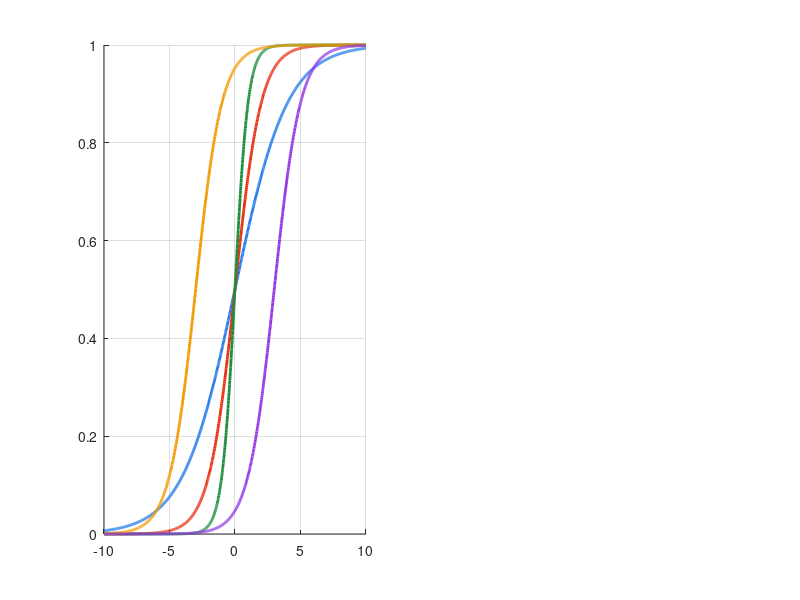

Write the MATLAB code that produced this figure. (Note: this script raises an error after producing the figure.)
%% =====================================================================
%  Набір сігмоїдних функцій нечіткої логіки
%  1) Основна одностороння (відкрита зліва / справа)
%  2) Додаткова двостороння (симетрична)
%  3) Додаткова несиметрична
%  =====================================================================
%  MATLAB Fuzzy Logic Toolbox: sigmf, smf, zmf, trapmf, pimf, dsigmf, psigmf
%  =====================================================================

clc; clear; close all;

x = linspace(-10, 10, 1000);   % загальна вісь аргументу

%% ─────────────────────────────────────────────────────────────────────
%  РИСУНОК 1 — Основна одностороння сігмоїда
%  sigmf(x, [a c]):  f(x) = 1 / (1 + exp(-a*(x-c)))
%  a > 0 → відкрита справа (зростаюча)
%  a < 0 → відкрита зліва  (спадаюча)
%% ─────────────────────────────────────────────────────────────────────
figure('Name','Одностороння сігмоїда','Color','white', ...
       'Position',[60 400 820 460]);

% --- відкрита СПРАВА (зростаюча) ---
subplot(1,2,1); hold on; grid on;
params_r = {[0.5, 0], [1.0, 0], [2.0, 0], [1.0, -3], [1.0, 3]};
labels_r = {'a=0.5, c=0','a=1.0, c=0','a=2.0, c=0', ...
            'a=1.0, c=-3','a=1.0, c=3'};
colors6 = {'#1a73e8','#e8290b','#1e8e3e','#f29900','#9334e6'};
for i = 1:numel(params_r)
    y = sigmf(x, params_r{i});
    plot(x, y, 'LineWidth', 2, 'Color', colors6{i}, ...
         'DisplayName', labels_r{i});
end
yline(0.5,'--k','LineWidth',0.8,'HandleVisibility','off');
xlabel('x'); ylabel('f(x)');
title('Відкрита справа  (a > 0)','FontWeight','normal');
legend('Location','southeast','FontSize',8);
ylim([-0.05, 1.05]); hold off;

% --- відкрита ЗЛІВА (спадаюча) ---
subplot(1,2,2); hold on; grid on;
params_l = {[-0.5, 0], [-1.0, 0], [-2.0, 0], [-1.0, -3], [-1.0, 3]};
labels_l = {'a=-0.5, c=0','a=-1.0, c=0','a=-2.0, c=0', ...
            'a=-1.0, c=-3','a=-1.0, c=3'};
for i = 1:numel(params_l)
    y = sigmf(x, params_l{i});
    plot(x, y, 'LineWidth', 2, 'Color', colors6{i}, ...
         'DisplayName', labels_l{i});
end
yline(0.5,'--k','LineWidth',0.8,'HandleVisibility','off');
xlabel('x'); ylabel('f(x)');
title('Відкрита зліва  (a < 0)','FontWeight','normal');
legend('Location','southwest','FontSize',8);
ylim([-0.05, 1.05]); hold off;

sgtitle('Основна одностороння сігмоїдна функція  —  sigmf(x,[a c])', ...
        'FontSize',12,'FontWeight','bold');

%% ─────────────────────────────────────────────────────────────────────
%  РИСУНОК 2 — Додаткова двостороння (симетрична) сігмоїда
%  Варіант A:  dsigmf — різниця двох sigmf
%              f = sigmf(x,[a1 c1]) - sigmf(x,[a2 c2])
%  Варіант B:  pimf  — π-функція (плавний трапецієподібний горб)
%  Варіант C:  smf / zmf — S-функція та Z-функція (пара)
%% ─────────────────────────────────────────────────────────────────────
figure('Name','Двостороння сігмоїда','Color','white', ...
       'Position',[60 -60 1100 440]);

% --- A: dsigmf ---
subplot(1,3,1); hold on; grid on;
combos = {[5,-4, 5, 4], [2,-5, 2, 5], [1,-3, 1, 3], [3,-2, 3, 2]};
lbls   = {'a=5,c=±4','a=2,c=±5','a=1,c=±3','a=3,c=±2'};
for i = 1:numel(combos)
    p = combos{i};
    y = dsigmf(x, p);
    plot(x, y, 'LineWidth', 2, 'Color', colors6{i}, ...
         'DisplayName', lbls{i});
end
xlabel('x'); ylabel('f(x)');
title('dsigmf — різниця сігмоїд','FontWeight','normal');
legend('Location','north','FontSize',8);
ylim([-0.1, 1.1]); hold off;

% --- B: pimf (π-функція) ---
subplot(1,3,2); hold on; grid on;
pi_params = {[-8,-3, 3, 8], [-6,-2, 2, 6], [-4,-1, 1, 4], [-3, 0, 2, 5]};
pi_lbls   = {'[-8,-3,3,8]','[-6,-2,2,6]','[-4,-1,1,4]','[-3,0,2,5]'};
for i = 1:numel(pi_params)
    y = pimf(x, pi_params{i});
    plot(x, y, 'LineWidth', 2, 'Color', colors6{i}, ...
         'DisplayName', pi_lbls{i});
end
xlabel('x'); ylabel('f(x)');
title('pimf — π-функція','FontWeight','normal');
legend('Location','north','FontSize',8);
ylim([-0.1, 1.1]); hold off;

% --- C: smf + zmf ---
subplot(1,3,3); hold on; grid on;
smf_params = {[-6,-2], [-5,-1], [-4, 0]};
zmf_params = {[ 2,  6], [ 1,  5], [ 0,  4]};
sm_lbls = {'smf [-6,-2]','smf [-5,-1]','smf [-4,0]'};
zm_lbls = {'zmf [2,6]',  'zmf [1,5]',  'zmf [0,4]'};
cs = {'#1a73e8','#e8290b','#1e8e3e'};
for i = 1:3
    plot(x, smf(x, smf_params{i}), '-',  'LineWidth',2,'Color',cs{i}, ...
         'DisplayName', sm_lbls{i});
    plot(x, zmf(x, zmf_params{i}), '--', 'LineWidth',2,'Color',cs{i}, ...
         'DisplayName', zm_lbls{i});
end
xlabel('x'); ylabel('f(x)');
title('smf (−−) і zmf (- -) як пара','FontWeight','normal');
legend('Location','east','FontSize',7.5);
ylim([-0.1, 1.1]); hold off;

sgtitle('Додаткова двостороння сігмоїдна функція', ...
        'FontSize',12,'FontWeight','bold');

%% ─────────────────────────────────────────────────────────────────────
%  РИСУНОК 3 — Додаткова несиметрична сігмоїда
%  Варіант A:  psigmf — добуток двох sigmf (несиметричне плато)
%  Варіант B:  trapmf з сігмоїдними схилами (через smf+zmf)
%  Варіант C:  Загострена несиметрична: різні a1 ≠ a2 у dsigmf
%% ─────────────────────────────────────────────────────────────────────
figure('Name','Несиметрична сігмоїда','Color','white', ...
       'Position',[960 400 1100 440]);

% --- A: psigmf (добуток) ---
subplot(1,3,1); hold on; grid on;
ps_combos = {[2,-4, -3, 4],  ...  % різні a → несиметрія
             [5,-3, -1, 2],  ...
             [1,-5, -2, 6],  ...
             [3,-2, -0.5, 4]};
ps_lbls = {'[2,-4,-3,4]','[5,-3,-1,2]','[1,-5,-2,6]','[3,-2,-0.5,4]'};
for i = 1:numel(ps_combos)
    y = psigmf(x, ps_combos{i});
    plot(x, y, 'LineWidth', 2, 'Color', colors6{i}, ...
         'DisplayName', ps_lbls{i});
end
xlabel('x'); ylabel('f(x)');
title('psigmf — добуток сігмоїд','FontWeight','normal');
legend('Location','north','FontSize',8);
ylim([-0.1, 1.1]); hold off;

% --- B: smf + zmf з різними крутизнами ---
subplot(1,3,2); hold on; grid on;
% Ліво-права пара з різними "шириною" підйому/спуску
asym_params = {[-8, -1,  2,  5], ...  % повільний підйом, швидкий спуск
               [-5, -2,  1,  3], ...
               [-6,  0,  3,  4], ...
               [-4, -3,  2,  8]};     % швидкий підйом, повільний спуск
asym_lbls = {'повіл. ↑, швид. ↓','середній','середній 2','швид. ↑, повіл. ↓'};
for i = 1:numel(asym_params)
    p  = asym_params{i};
    ys = smf(x, p(1:2));
    yz = zmf(x, p(3:4));
    y  = min(ys, yz);          % перетин smf і zmf = трапеція
    plot(x, y, 'LineWidth', 2, 'Color', colors6{i}, ...
         'DisplayName', asym_lbls{i});
end
xlabel('x'); ylabel('f(x)');
title('smf ∩ zmf — несиметричне плато','FontWeight','normal');
legend('Location','north','FontSize',8);
ylim([-0.1, 1.1]); hold off;

% --- C: dsigmf з різними крутизнами схилів ---
subplot(1,3,3); hold on; grid on;
ds_combos = {[1,-4,  5,  4],  ...  % пологий ліворуч, крутий праворуч
             [5,-4,  1,  4],  ...  % крутий ліворуч, пологий праворуч
             [2,-6,  8,  2],  ...  % дуже асиметричний
             [0.5,-3, 3,  5]};     % широкий пологий
ds_lbls = {'a1=1,a2=5','a1=5,a2=1','a1=2,a2=8','a1=0.5,a2=3'};
for i = 1:numel(ds_combos)
    y = dsigmf(x, ds_combos{i});
    plot(x, y, 'LineWidth', 2, 'Color', colors6{i}, ...
         'DisplayName', ds_lbls{i});
end
xlabel('x'); ylabel('f(x)');
title('dsigmf з різними a_1 ≠ a_2','FontWeight','normal');
legend('Location','north','FontSize',8);
ylim([-0.15, 1.1]); hold off;

sgtitle('Додаткова несиметрична сігмоїдна функція', ...
        'FontSize',12,'FontWeight','bold');

%% ─────────────────────────────────────────────────────────────────────
%  РИСУНОК 4 — Зведений огляд: по одному представнику кожного типу
%% ─────────────────────────────────────────────────────────────────────
figure('Name','Зведений огляд сігмоїд','Color','white', ...
       'Position',[960 -60 900 480]);
hold on; grid on;

y1 = sigmf(x,  [1.5,  0]);          % одностороння справа
y2 = sigmf(x,  [-1.5, 0]);          % одностороння зліва
y3 = dsigmf(x, [4,-4, 4, 4]);       % двостороння симетрична
y4 = pimf(x,   [-5,-2, 2, 5]);      % π-функція
y5 = psigmf(x, [2,-4, -1.5, 4]);    % несиметрична

plot(x, y1, '-',  'Color','#1a73e8', 'LineWidth',2.5, ...
     'DisplayName','Одностороння права  sigmf(a>0)');
plot(x, y2, '--', 'Color','#1a73e8', 'LineWidth',2.5, ...
     'DisplayName','Одностороння ліва   sigmf(a<0)');
plot(x, y3, '-',  'Color','#e8290b', 'LineWidth',2.5, ...
     'DisplayName','Двостороння симетрична  dsigmf');
plot(x, y4, '-',  'Color','#1e8e3e', 'LineWidth',2.5, ...
     'DisplayName','Двостороння π-функція   pimf');
plot(x, y5, '-',  'Color','#f29900', 'LineWidth',2.5, ...
     'DisplayName','Несиметрична            psigmf');

xlabel('x'); ylabel('f(x)');
title('Зведений огляд: основні типи сігмоїдних функцій', ...
      'FontSize',12,'FontWeight','bold');
legend('Location','east','FontSize',10);
ylim([-0.1, 1.15]);
hold off;

fprintf('=== Побудовано 4 фігури ===\n');
fprintf('  Рис. 1 — Одностороння сігмоїда (sigmf)\n');
fprintf('  Рис. 2 — Двостороння симетрична (dsigmf, pimf, smf+zmf)\n');
fprintf('  Рис. 3 — Несиметрична (psigmf, smf∩zmf, dsigmf a1≠a2)\n');
fprintf('  Рис. 4 — Зведений огляд\n');
